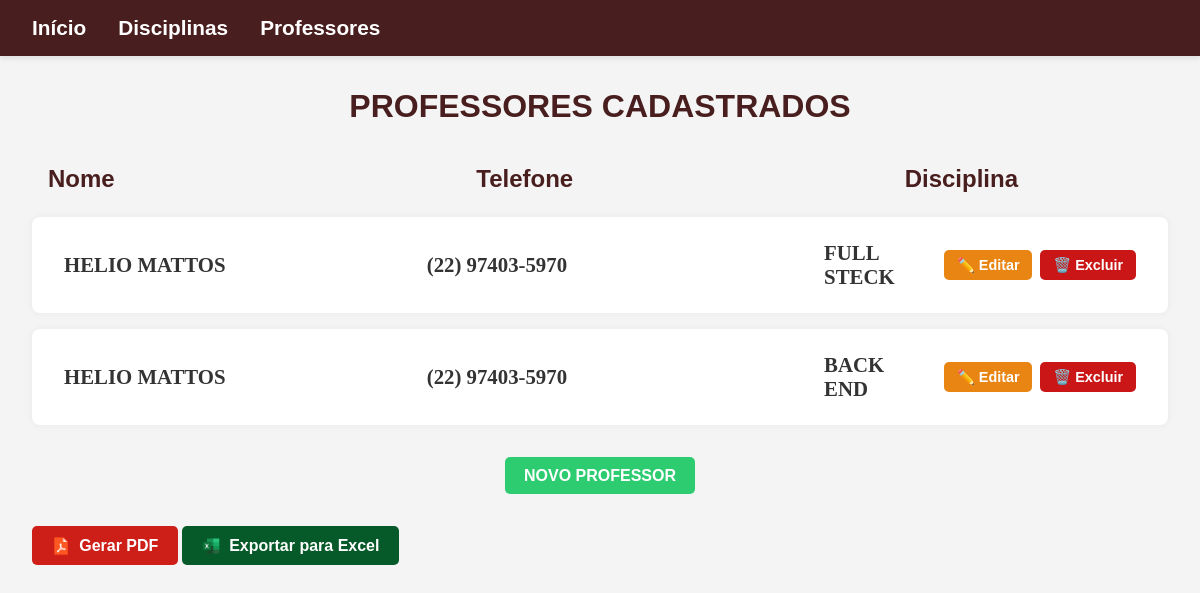
Before: /professores/ with the older database file.
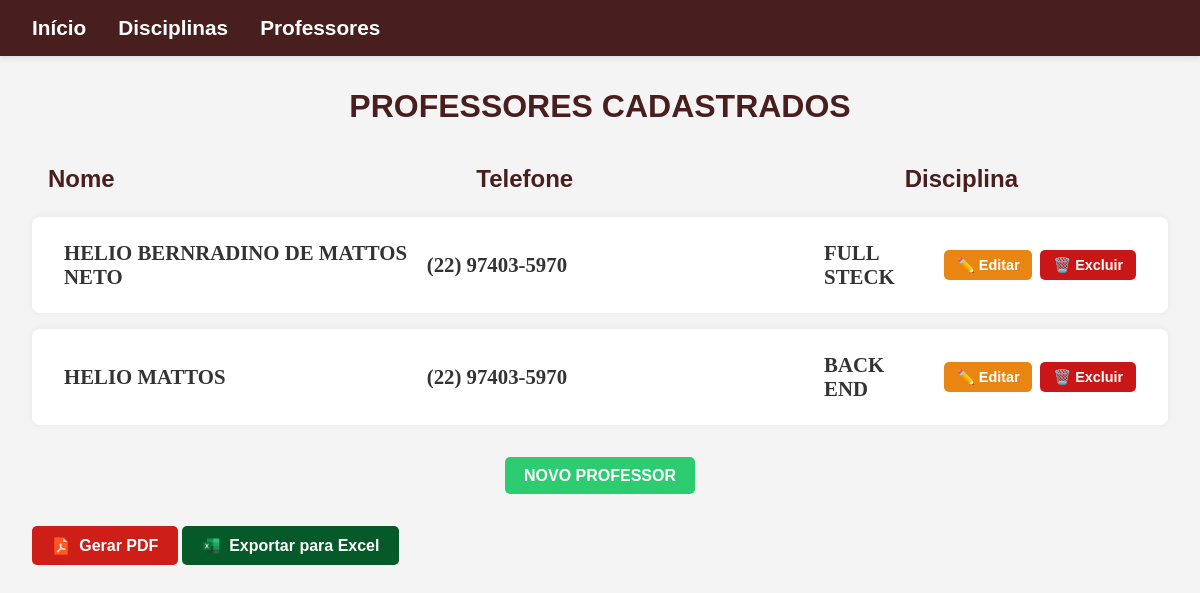
After: the same page with the newer database file.
### professor/models.py (models this page shows, shortened)
class Professor(models.Model):
    nome = models.CharField(max_length=100, null=False, blank=False)
    telefone = models.CharField(max_length=11, null=False, blank=False)
    disciplina = models.ForeignKey(Gestao, on_delete=models.CASCADE, related_name='professores')

### gestaoescolar/models.py (models this page shows, shortened)
class Gestao(models.Model):
    disciplina = models.CharField(max_length=100)
    carga_horaria = models.CharField(max_length=50)

### professor/views.py (the view)
# urls.py: path('', ProfessorListView.as_view(), name='professor_list'),
class ProfessorListView(ListView):
    model = Professor
    template_name = 'professor/professor_list.html'

### professor/templatetags/format_filters.py (called while the page is built)
@register.filter
def formata_telefone(value):
    if not value:
        return ""
    value = ''.join(filter(str.isdigit, str(value)))
    if len(value) == 11:
        return f"({value[:2]}) {value[2:7]}-{value[7:]}"
    elif len(value) == 10:
        return f"({value[:2]}) {value[2:6]}-{value[6:]}"
    else:
        return value

### professor/templates/professor/professor_list.html (shortened to what this page needs)
{% load static %}
{% load format_filters %}
<!DOCTYPE html>
<html lang="pt-br">
<head>
    <link rel="stylesheet" href="{% static 'css/professor_list.css' %}">
</head>
<body>
    <nav class="menu-bar">
        <ul>
            <li><a href="{% url 'home' %}">Início</a></li>
            <li><a href="{% url 'gestao_list' %}">Disciplinas</a></li>
            <li><a href="{% url 'professor_list' %}">Professores</a></li>
        </ul>
    </nav>
    <h1>PROFESSORES CADASTRADOS</h1>
        <div class="cabecalho-lista2">
            <div class="coluna nome">Nome</div>
            <div class="coluna telefone">Telefone</div>
            <div class="coluna disciplina">Disciplina</div>
        </div>
    <ul>
    {% for professor in object_list %}
    <li class="disciplina-item2">
        <div class="conteudo">
            <div class="info">
                <div class="coluna nomes">{{ professor.nome }}</div>
                <div class="coluna telefones">{{ professor.telefone|formata_telefone }}</div>
                <div class="coluna disciplinas">{{ professor.disciplina.disciplina }}</div>
                <div class="coluna acoes">
                    <a href="{% url 'professor_update' professor.pk %}">✏️ Editar</a>
                    <a href="{% url 'professor_delete' professor.pk %}">🗑️ Excluir</a>
                </div>
            </div>
        </div>
    </li>
        {% empty %}
        <li><em>Nenhum professor cadastrado.</em></li>
        {% endfor %}
    </ul>
    <a href="{% url 'professor_create' %}" class="nova-tarefa">NOVO PROFESSOR</a>
     <a href="{% url 'professor_pdf' %}" class="btn-pdf" target="_blank">
        <img src="{% static 'icons/pdf.png' %}" alt="PDF" class="icon-img"> Gerar PDF
        </a>
    <a href="{% url 'exportar_excel' %}" class = "btn-excel" target ="blank">
    <img src="{% static 'icons/excel.png' %}" alt="PDF" class="icon-img"> Exportar para Excel
</a>
</body>
</html>

Changed rows visible on the page:
changed Professor "FULL STECK": nome "HELIO MATTOS" → "HELIO BERNRADINO DE MATTOS NETO"
